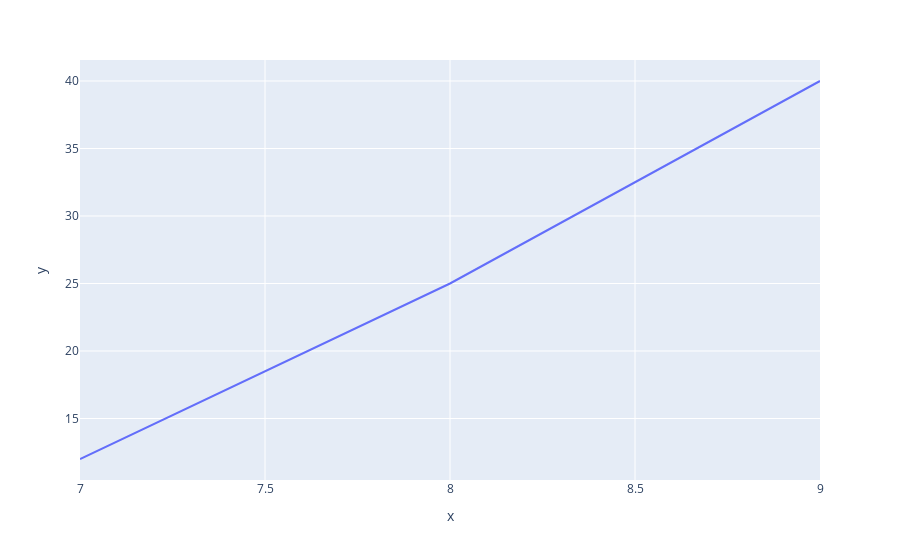

Notebook code cell kept with this figure:
### Code cell
fig.show()

### Figure 1 — Plotly figure (JSON) as saved in the notebook; plotly's stock layout.template omitted (floating-point values rounded to 4 significant figures)
{"data": [{"hovertemplate": "x=%{x}<br>y=%{y}<extra></extra>", "legendgroup": "", "line": {"color": "#636efa", "dash": "solid"}, "marker": {"symbol": "circle"}, "mode": "lines", "name": "", "orientation": "v", "showlegend": false, "type": "scatter", "x": [7, 8, 9], "xaxis": "x", "y": [12, 25, 40], "yaxis": "y"}], "layout": {"autosize": true, "legend": {"tracegroupgap": 0}, "margin": {"t": 60}, "xaxis": {"anchor": "y", "autorange": true, "domain": [0, 1], "range": [7, 9], "title": {"text": "x"}, "type": "linear"}, "yaxis": {"anchor": "x", "autorange": true, "domain": [0, 1], "range": [10.44, 41.56], "title": {"text": "y"}, "type": "linear"}}}
